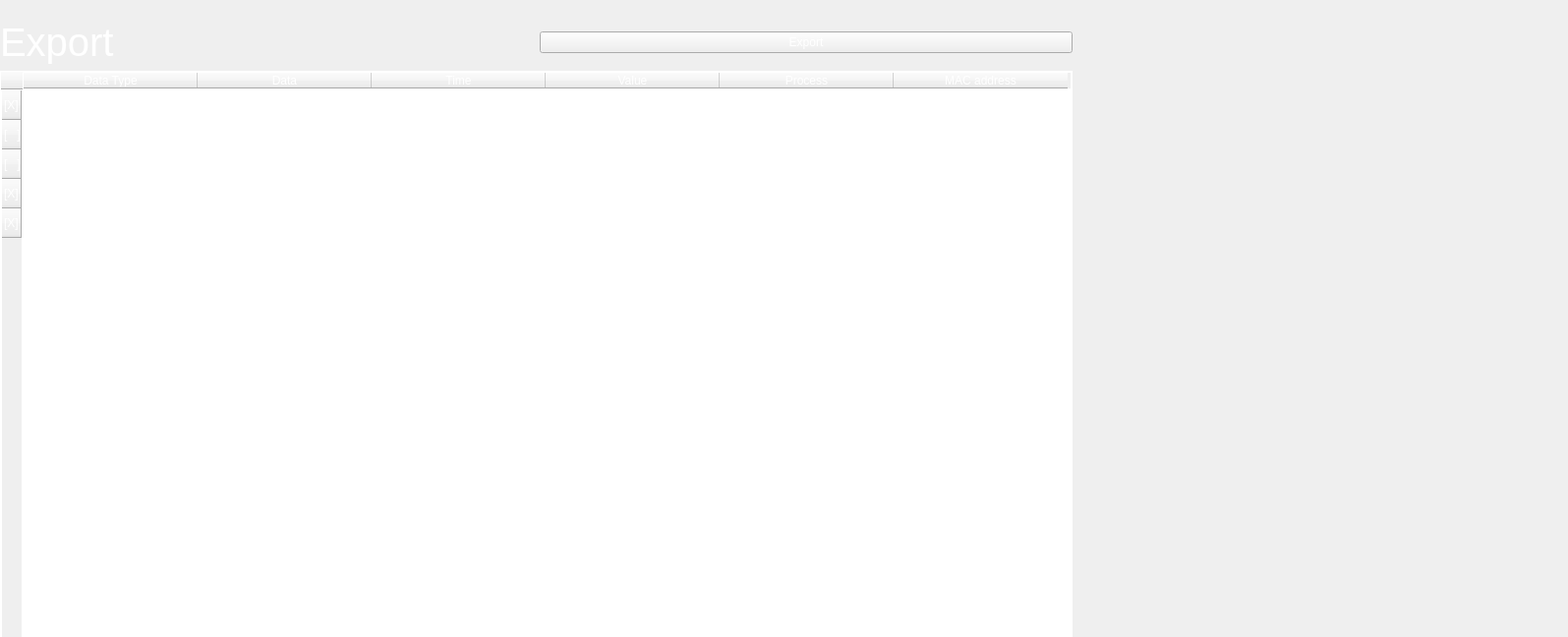
<?xml version="1.0" encoding="UTF-8"?>
<ui version="4.0">
 <class>Export_Data_Main</class>
 <widget class="QWidget" name="Export_Data_Main">
  <property name="geometry">
   <rect>
    <x>0</x>
    <y>0</y>
    <width>1595</width>
    <height>648</height>
   </rect>
  </property>
  <property name="windowTitle">
   <string>Form</string>
  </property>
  <widget class="QWidget" name="gridLayoutWidget">
   <property name="geometry">
    <rect>
     <x>0</x>
     <y>20</y>
     <width>1091</width>
     <height>641</height>
    </rect>
   </property>
   <layout class="QGridLayout" name="gridLayout">
    <item row="1" column="0">
     <layout class="QHBoxLayout" name="horizontalLayout">
      <item>
       <widget class="QLabel" name="label">
        <property name="font">
         <font>
          <pointsize>30</pointsize>
         </font>
        </property>
        <property name="styleSheet">
         <string notr="true">color: white;</string>
        </property>
        <property name="text">
         <string>Export</string>
        </property>
       </widget>
      </item>
      <item>
       <widget class="QPushButton" name="pushButton">
        <property name="styleSheet">
         <string notr="true">color: white;</string>
        </property>
        <property name="text">
         <string>Export</string>
        </property>
       </widget>
      </item>
     </layout>
    </item>
    <item row="3" column="0">
     <widget class="QTableWidget" name="tableWidget">
      <property name="sizePolicy">
       <sizepolicy hsizetype="Expanding" vsizetype="Expanding">
        <horstretch>35</horstretch>
        <verstretch>21</verstretch>
       </sizepolicy>
      </property>
      <property name="font">
       <font/>
      </property>
      <property name="tabletTracking">
       <bool>false</bool>
      </property>
      <property name="focusPolicy">
       <enum>Qt::WheelFocus</enum>
      </property>
      <property name="styleSheet">
       <string notr="true">gridline-color: white;
color: white;
border: 1px solid white;</string>
      </property>
      <property name="showGrid">
       <bool>true</bool>
      </property>
      <property name="sortingEnabled">
       <bool>false</bool>
      </property>
      <property name="wordWrap">
       <bool>true</bool>
      </property>
      <property name="cornerButtonEnabled">
       <bool>true</bool>
      </property>
      <attribute name="horizontalHeaderVisible">
       <bool>true</bool>
      </attribute>
      <attribute name="horizontalHeaderCascadingSectionResizes">
       <bool>true</bool>
      </attribute>
      <attribute name="horizontalHeaderMinimumSectionSize">
       <number>36</number>
      </attribute>
      <attribute name="horizontalHeaderDefaultSectionSize">
       <number>177</number>
      </attribute>
      <row>
       <property name="text">
        <string>[X]</string>
       </property>
      </row>
      <row>
       <property name="text">
        <string>[   ]</string>
       </property>
      </row>
      <row>
       <property name="text">
        <string>[   ]</string>
       </property>
      </row>
      <row>
       <property name="text">
        <string>[X]</string>
       </property>
      </row>
      <row>
       <property name="text">
        <string>[X]</string>
       </property>
      </row>
      <column>
       <property name="text">
        <string>Data Type</string>
       </property>
      </column>
      <column>
       <property name="text">
        <string>Data</string>
       </property>
      </column>
      <column>
       <property name="text">
        <string>Time</string>
       </property>
      </column>
      <column>
       <property name="text">
        <string>Value</string>
       </property>
      </column>
      <column>
       <property name="text">
        <string>Process</string>
       </property>
      </column>
      <column>
       <property name="text">
        <string>MAC address</string>
       </property>
      </column>
      <item row="0" column="0">
       <property name="text">
        <string>Keystroke</string>
       </property>
      </item>
      <item row="0" column="1">
       <property name="text">
        <string>03/19/2021</string>
       </property>
      </item>
      <item row="0" column="2">
       <property name="text">
        <string>00:00:11 UTC</string>
       </property>
      </item>
      <item row="0" column="3">
       <property name="text">
        <string>ENTER</string>
       </property>
      </item>
      <item row="0" column="4">
       <property name="text">
        <string>Command Prompt</string>
       </property>
      </item>
      <item row="0" column="5">
       <property name="text">
        <string>9C-B6-D0-F4-B3-7F</string>
       </property>
      </item>
      <item row="1" column="0">
       <property name="text">
        <string>Keystroke</string>
       </property>
      </item>
      <item row="1" column="1">
       <property name="text">
        <string>03/19/2021</string>
       </property>
      </item>
      <item row="1" column="2">
       <property name="text">
        <string>00:00:11 UTC</string>
       </property>
      </item>
      <item row="1" column="3">
       <property name="text">
        <string>-sudo ls</string>
       </property>
      </item>
      <item row="1" column="4">
       <property name="text">
        <string>Command Prompt</string>
       </property>
      </item>
      <item row="1" column="5">
       <property name="text">
        <string>9C-B6-D0-F4-B3-7F</string>
       </property>
      </item>
      <item row="2" column="0">
       <property name="text">
        <string>Keystroke</string>
       </property>
      </item>
      <item row="2" column="1">
       <property name="text">
        <string>03/19/2021</string>
       </property>
      </item>
      <item row="2" column="2">
       <property name="text">
        <string>00:00:11 UTC</string>
       </property>
      </item>
      <item row="2" column="3">
       <property name="text">
        <string>ENTER</string>
       </property>
      </item>
      <item row="2" column="4">
       <property name="text">
        <string>Command Prompt</string>
       </property>
      </item>
      <item row="2" column="5">
       <property name="text">
        <string>9C-B6-D0-F4-B3-7F</string>
       </property>
      </item>
      <item row="3" column="0">
       <property name="text">
        <string>Keystroke</string>
       </property>
      </item>
      <item row="3" column="1">
       <property name="text">
        <string>03/19/2021</string>
       </property>
      </item>
      <item row="3" column="2">
       <property name="text">
        <string>18:18:57 UTC</string>
       </property>
      </item>
      <item row="3" column="3">
       <property name="text">
        <string>ENTER</string>
       </property>
      </item>
      <item row="3" column="4">
       <property name="text">
        <string>Command Prompt</string>
       </property>
      </item>
      <item row="3" column="5">
       <property name="text">
        <string>9C-B6-D0-F4-B3-7F</string>
       </property>
      </item>
      <item row="4" column="0">
       <property name="text">
        <string>Keystroke</string>
       </property>
      </item>
      <item row="4" column="1">
       <property name="text">
        <string>03/19/2021</string>
       </property>
      </item>
      <item row="4" column="2">
       <property name="text">
        <string>18:18:57 UTC</string>
       </property>
      </item>
      <item row="4" column="3">
       <property name="text">
        <string>-nmap -sp 192.100.1.1/24</string>
       </property>
      </item>
      <item row="4" column="4">
       <property name="text">
        <string>Command Prompt</string>
       </property>
      </item>
      <item row="4" column="5">
       <property name="text">
        <string>9C-B6-D0-F4-B3-7F</string>
       </property>
      </item>
     </widget>
    </item>
   </layout>
  </widget>
 </widget>
 <resources/>
 <connections/>
</ui>
